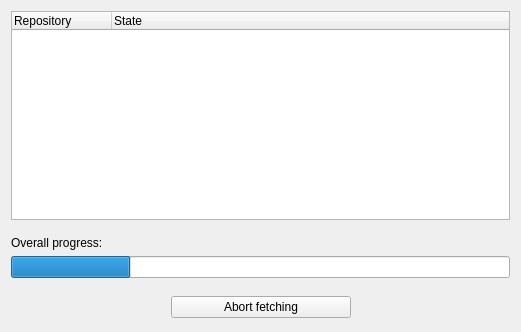
<ui version="4.0" >
 <author>Borys Jurgiel</author>
 <class>QgsPluginInstallerFetchingDialogBase</class>
 <widget class="QDialog" name="QgsPluginInstallerFetchingDialogBase" >
  <property name="geometry" >
   <rect>
    <x>0</x>
    <y>0</y>
    <width>521</width>
    <height>332</height>
   </rect>
  </property>
  <property name="windowTitle" >
   <string>Fetching repositories</string>
  </property>
  <layout class="QGridLayout" >
   <item row="1" column="0" >
    <spacer>
     <property name="orientation" >
      <enum>Qt::Vertical</enum>
     </property>
     <property name="sizeType" >
      <enum>QSizePolicy::Fixed</enum>
     </property>
     <property name="sizeHint" >
      <size>
       <width>249</width>
       <height>10</height>
      </size>
     </property>
    </spacer>
   </item>
   <item row="2" column="0" >
    <widget class="QLabel" name="label1" >
     <property name="text" >
      <string>Overall progress:</string>
     </property>
    </widget>
   </item>
   <item row="3" column="0" >
    <widget class="QProgressBar" name="progressBar" >
     <property name="value" >
      <number>24</number>
     </property>
     <property name="alignment" >
      <set>Qt::AlignHCenter</set>
     </property>
     <property name="textDirection" >
      <enum>QProgressBar::TopToBottom</enum>
     </property>
     <property name="format" >
      <string/>
     </property>
    </widget>
   </item>
   <item row="4" column="0" >
    <spacer>
     <property name="orientation" >
      <enum>Qt::Vertical</enum>
     </property>
     <property name="sizeType" >
      <enum>QSizePolicy::Fixed</enum>
     </property>
     <property name="sizeHint" >
      <size>
       <width>248</width>
       <height>10</height>
      </size>
     </property>
    </spacer>
   </item>
   <item row="5" column="0" >
    <layout class="QHBoxLayout" >
     <item>
      <spacer>
       <property name="orientation" >
        <enum>Qt::Horizontal</enum>
       </property>
       <property name="sizeType" >
        <enum>QSizePolicy::MinimumExpanding</enum>
       </property>
       <property name="sizeHint" >
        <size>
         <width>140</width>
         <height>27</height>
        </size>
       </property>
      </spacer>
     </item>
     <item>
      <widget class="QPushButton" name="buttonSkip" >
       <property name="sizePolicy" >
        <sizepolicy vsizetype="Fixed" hsizetype="Fixed" >
         <horstretch>0</horstretch>
         <verstretch>0</verstretch>
        </sizepolicy>
       </property>
       <property name="minimumSize" >
        <size>
         <width>180</width>
         <height>0</height>
        </size>
       </property>
       <property name="focusPolicy" >
        <enum>Qt::NoFocus</enum>
       </property>
       <property name="text" >
        <string>Abort fetching</string>
       </property>
       <property name="autoDefault" >
        <bool>false</bool>
       </property>
       <property name="default" >
        <bool>false</bool>
       </property>
       <property name="flat" >
        <bool>false</bool>
       </property>
      </widget>
     </item>
     <item>
      <spacer>
       <property name="orientation" >
        <enum>Qt::Horizontal</enum>
       </property>
       <property name="sizeType" >
        <enum>QSizePolicy::MinimumExpanding</enum>
       </property>
       <property name="sizeHint" >
        <size>
         <width>140</width>
         <height>27</height>
        </size>
       </property>
      </spacer>
     </item>
    </layout>
   </item>
   <item row="0" column="0" >
    <widget class="QTreeWidget" name="treeWidget" >
     <property name="enabled" >
      <bool>true</bool>
     </property>
     <property name="horizontalScrollBarPolicy" >
      <enum>Qt::ScrollBarAsNeeded</enum>
     </property>
     <property name="showDropIndicator" stdset="0" >
      <bool>false</bool>
     </property>
     <property name="selectionMode" >
      <enum>QAbstractItemView::NoSelection</enum>
     </property>
     <property name="horizontalScrollMode" >
      <enum>QAbstractItemView::ScrollPerItem</enum>
     </property>
     <property name="rootIsDecorated" >
      <bool>false</bool>
     </property>
     <property name="itemsExpandable" >
      <bool>false</bool>
     </property>
     <column>
      <property name="text" >
       <string>Repository</string>
      </property>
     </column>
     <column>
      <property name="text" >
       <string>State</string>
      </property>
     </column>
    </widget>
   </item>
  </layout>
 </widget>
 <connections>
  <connection>
   <sender>buttonSkip</sender>
   <signal>clicked()</signal>
   <receiver>QgsPluginInstallerFetchingDialogBase</receiver>
   <slot>reject()</slot>
   <hints>
    <hint type="sourcelabel" >
     <x>350</x>
     <y>321</y>
    </hint>
    <hint type="destinationlabel" >
     <x>250</x>
     <y>76</y>
    </hint>
   </hints>
  </connection>
 </connections>
</ui>
